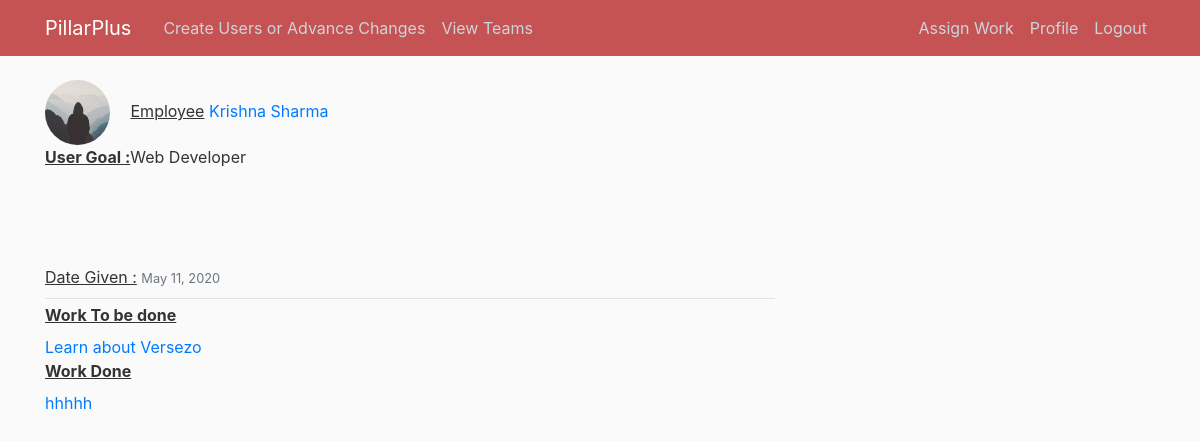
The app's page /hom (signed in), older data.
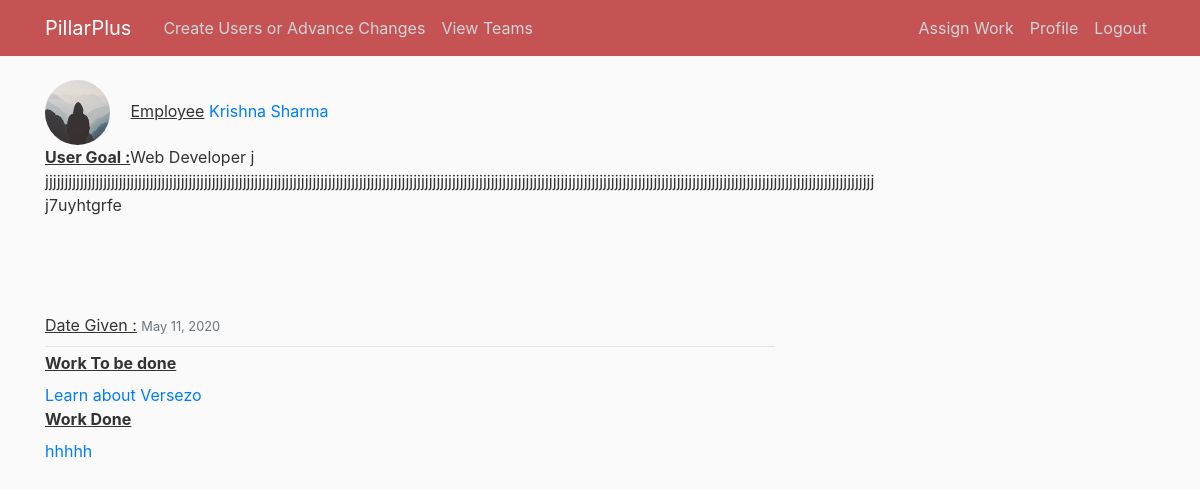
The same page, newer data.
### blog/models.py (models this page shows, shortened)
class Post(models.Model):
    assigned_employee = models.ForeignKey(User, on_delete=models.CASCADE)
    work_today = models.CharField(max_length=500)
    work_done = models.TextField(max_length=500,null=True,blank=True)
    date_posted = models.DateTimeField(default=timezone.now)

### users/models.py (models this page shows, shortened)
class Profile(models.Model):
    user = models.OneToOneField(User, on_delete=models.CASCADE)
    image = models.ImageField(default='default.jpg', upload_to='profile_pics')
    goal=models.CharField(max_length=1000)

### blog/views.py (the view)
# urls.py: path('hom',views.UserPost.as_view(),name="hom"),
class UserPost(LoginRequiredMixin,ListView):
    model = Post
    template_name = 'blog/user_post.html'  # <app>/<model>_<viewtype>.html
    context_object_name = 'posts'
    paginate_by = 5
    def get_queryset(self):
        print(self.request.user)
        print(Post.objects.all())
        user = get_object_or_404(User, username=self.request.user)
        return Post.objects.filter(assigned_employee__username=user).order_by('-date_posted')

### blog/templates/blog/user_post.html (shortened to what this page needs)
{% extends "blog/base.html" %}
{% block content %}
 <img class="rounded-circle article-img" src="{{ posts.first.assigned_employee.profile.image.url }}">
            <label for="formGroupExampleInput2"><u>Employee</u></label>
              <a class="mr-2" href="{% url 'user-posts' posts.first.assigned_employee.username %}">{{ posts.first.assigned_employee.get_full_name }}</a>
                           <p>  <label for="formGroupExampleInput2"><u><b>User Goal :</b></u>{{ posts.first.assigned_employee.profile.goal }}</label></P
    {% for post in posts %}
                <article class="media content-section">
                 <br>
                 <br>
                 <br>
                    <div class="media-body">
            <div class="article-metadata">
          <label for="formGroupExampleInput2"><u>Date Given :</u></label>
              <small class="text-muted">{{ post.date_posted|date:"F d, Y" }}</small>
            </div>
            <label for="formGroupExampleInput2"><u><b>Work To be done </u></b></label><br>
            <a class="article-content" href="{% url 'post-detail' post.id %}">{{ post.work_today }}</a><br>
                           <label for="formGroupExampleInput2"><u><b>Work Done</u></b></label><br>
            <p class="article-content"><a class="article-content" href="{% url 'post-detail' post.id %}">{{ post.work_done }} </a></p>
          </div>
    {% endfor %}
{% endblock content %}

### blog/templates/blog/base.html (shortened to what this page needs)
{% load static %}
<!DOCTYPE html>
<html>
<head>
    <link rel="stylesheet" href="https://maxcdn.bootstrapcdn.com/bootstrap/4.0.0/css/bootstrap.min.css">
    <link rel="stylesheet" type="text/css" href="{% static 'blog/main.css' %}">
</head>
<body>
    <header class="site-header">
      <nav class="navbar navbar-expand-md navbar-dark fixed-top" style="background-color: #c65353;">
        <div class="container">
          <a class="navbar-brand mr-4" href="{% url 'team' %}">PillarPlus</a>
          <div class="collapse navbar-collapse" id="navbarToggle">
            <div class="navbar-nav mr-auto">
              {% if user.is_superuser %}
              <a class="nav-item nav-link" href="{% url 'admin:index' %}">Create Users or Advance Changes</a>
              <a class="nav-item nav-link" href="{% url 'team' %}">View Teams</a>
              {% endif %}
            </div>
            <div class="navbar-nav">
              {% if user.is_authenticated %}
              <a class="nav-item nav-link" href="{% url 'post-create' %}">Assign Work</a>
                <a class="nav-item nav-link" href="{% url 'profile' %}">Profile</a>
                <a class="nav-item nav-link" href="{% url 'logout' %}">Logout</a>
              {% else %}
                <a class="nav-item nav-link" href="{% url 'login' %}">Login</a>
              {% endif %}
            </div>
          </div>
        </div>
      </nav>
    </header>
    <main role="main" class="container">
      <div class="row">
        <div class="col-md-8">
          {% block content %}{% endblock %}
        </div>
      </div>
    </main>
</body>
</html>

### blog/static/blog/main.css (style rules this page uses)
body { background: #fafafa; color: #333333; margin-top: 5rem; }
.site-header .navbar-nav .nav-link { color: #cbd5db; }
.article-content { white-space: pre-line; }
.article-img { height: 65px; width: 65px; margin-right: 16px; }
.article-metadata { padding-bottom: 1px; margin-bottom: 4px; border-bottom: 1px solid #e3e3e3 }

Row changes from the older to the newer data that the page shows:
changed through a linked row, Post "Learn about Versezo": first.assigned_employee.profile.goal "Web Developer" → "Web Developer j jjjjjjjjjjjjjjjjjjjjjjjjjjjjjjjjjjjjjjjjjjjjjjjjjjjjjjjjjjjjjjjjjjjjjjjjjjjjjjjjjjjjjjjjjjjjjjjjjjjjjjjjjjjjjjjjjjjjjjjjjjjjjjjjjjjjjjjjjjjjjjjjjjjjjjjjjjjjjjjjjjjjjjjjjjjjjjjjjjjjjjjjjjjjjjjjjjjjjjjjjjjjjjjjjjjjjj j7uyhtgrfe"
